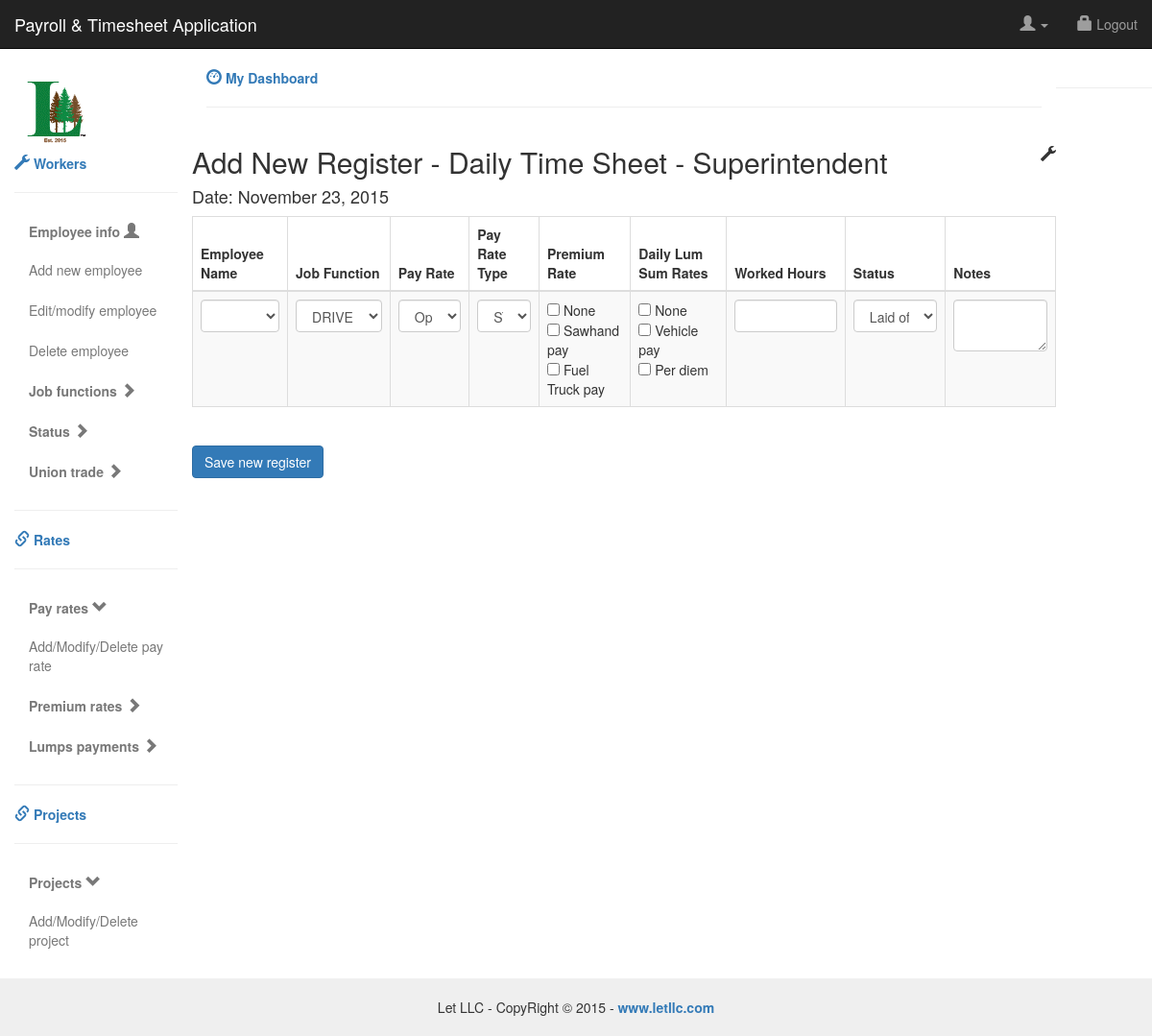
The page /add_daily_data_form.php on the database its author committed.
### tables this page shows
CREATE TABLE `premium_rate` (
  `premium_rate_id` int(11) NOT NULL AUTO_INCREMENT,
  `premium_rate_type` varchar(45) DEFAULT NULL,
  `premium_rate_amount` varchar(45) DEFAULT NULL,
  PRIMARY KEY (`premium_rate_id`)
);

CREATE TABLE `daily_lump_sum_rate` (
  `daily_lump_sum_rate_id` int(11) NOT NULL AUTO_INCREMENT,
  `daily_lump_sum_type` varchar(45) DEFAULT NULL,
  `daily_lump_sum_amount` varchar(45) DEFAULT NULL,
  PRIMARY KEY (`daily_lump_sum_rate_id`)
);

### add_daily_data_form.php (the view, shortened to what this page needs)
<?php
$result2 = mysql_query("SELECT job_function_type
                       FROM job_function");
$result3 = mysql_query("SELECT pay_rate_type
                       FROM pay_rate");
$result6 = mysql_query("SELECT status_type
                       FROM status");
?>
<!DOCTYPE html>
<html lang="en">
	<head>
		<link href="css/styles.css" rel="stylesheet">
                <link href="css/bootstrap.min.css" rel="stylesheet">
                <link href="http://maxcdn.bootstrapcdn.com/bootstrap/3.2.0/css/bootstrap.min.css" rel="stylesheet" type="text/css" />
                <link href="http://cdnjs.cloudflare.com/ajax/libs/bootstrap-datepicker/1.3.0/css/datepicker.css" rel="stylesheet" type="text/css" />
	</head>
	<body>
<div id="top-nav" class="navbar navbar-inverse navbar-static-top">
    <div class="container-fluid">
        <div class="navbar-header">
            <a class="navbar-brand" href="#">Payroll & Timesheet Application</a>
        </div>
        <div class="navbar-collapse collapse">
            <ul class="nav navbar-nav navbar-right">
                <li class="dropdown">
                    <a class="dropdown-toggle" role="button" data-toggle="dropdown" href="#"><i class="glyphicon glyphicon-user"></i> <?php echo $_SESSION['user_id']; ?> <span class="caret"></span></a>
                </li>
                <li><a href="#"><i class="glyphicon glyphicon-lock"></i> Logout</a></li>
            </ul>
        </div>
    </div>
</div>
<div class="container-fluid">
    <div class="row">
        <div class="col-sm-2">
             <img src="let-logo.png" /><br/>
            <a href="#"><strong><i class="glyphicon glyphicon-wrench"></i> Workers</strong></a>
            <hr>
            <ul class="nav nav-stacked">
                <li class="nav-header"> <a href="#" data-toggle="collapse" data-target="#menu1"><strong>Employee info</strong> <i class="glyphicon glyphicon-user"></i></a>
                    <ul class="nav nav-stacked collapse in" id="menu1">
                        <li class="active"> <a href="add_employee_form.php">Add new employee</a></li>
                        <li class="active"> <a href="edit_employee_table.php">Edit/modify employee</a></li>
                        <li class="active"> <a href="delete_employee_table.php">Delete employee</a></li>
                    </ul>
                </li>
                <li class="nav-header"> <a href="#" data-toggle="collapse" data-target="#menu2"><strong>Job functions</strong> <i class="glyphicon glyphicon-chevron-right"></i></a>
                </li>
                <li class="nav-header">
                    <a href="#" data-toggle="collapse" data-target="#menu3"><strong>Status</strong> <i class="glyphicon glyphicon-chevron-right"></i></a>
                </li>
                <li class="nav-header">
                    <a href="#" data-toggle="collapse" data-target="#menu4"><strong>Union trade</strong> <i class="glyphicon glyphicon-chevron-right"></i></a>
                </li>
            </ul>
            <hr>
            <a href="#"><strong><i class="glyphicon glyphicon-link"></i> Rates</strong></a>
            <hr>
            <ul class="nav nav-stacked">
                <li class="nav-header"> <a href="#" data-toggle="collapse" data-target="#menu5"><strong>Pay rates</strong> <i class="glyphicon glyphicon-chevron-down"></i></a>
                    <ul class="nav nav-stacked collapse in" id="menu5">
                        <li class="active"> <a href="add_pay_rate_table.php">Add/Modify/Delete pay rate</a></li>
                    </ul>
                </li>
                <li class="nav-header"> <a href="#" data-toggle="collapse" data-target="#menu6"><strong>Premium rates</strong> <i class="glyphicon glyphicon-chevron-right"></i></a>
                </li>
                <li class="nav-header">
                    <a href="#" data-toggle="collapse" data-target="#menu7"><strong>Lumps payments</strong> <i class="glyphicon glyphicon-chevron-right"></i></a>
                </li>
            </ul>
           <hr>
            <a href="#"><strong><i class="glyphicon glyphicon-link"></i> Projects</strong></a>
            <hr>
            <ul class="nav nav-stacked">
                <li class="nav-header"> <a href="#" data-toggle="collapse" data-target="#menu5"><strong>Projects</strong> <i class="glyphicon glyphicon-chevron-down"></i></a>
                    <ul class="nav nav-stacked collapse in" id="menu5">
                        <li class="active"> <a href="add_project_table.php">Add/Modify/Delete project</a></li>
                    </ul>
                </li>
            </ul>
        </div>
        <div class="col-sm-9">
            <a href="dashboard.php"><strong><i class="glyphicon glyphicon-dashboard"></i> My Dashboard</strong></a>
            <hr>
            <div class="row">
                <div class="col-md-14">
                    <div class="panel-title">
                        <i class="glyphicon glyphicon-wrench pull-right"></i>
                        <h2>Add New Register - Daily Time Sheet - Superintendent</h2>
                        <h4>Date: <?php echo date("F j, Y");?> </h4>
                    </div>
                    <form onsubmit='return verificar();' action="add_daily_data.php" method="post" name="daily_data">
                    <table class="table table-striped table-bordered table-hover">
                            <thead>
                                <tr>
                                    <th>Employee Name</th>
                                    <th>Job Function</th>
                                    <th>Pay Rate</th>
                                    <th>Pay Rate Type</th>
                                    <th>Premium Rate</th>
                                    <th>Daily Lum Sum Rates</th>
                                    <th>Worked Hours</th>
                                    <th>Status</th>
                                    <th>Notes</th>
                                </tr>
                            </thead>
                            <tbody>
                                <tr>
                                    <td><?php  ?>
                                    <select name="employee" class="form-control">
                                        </select>
                                    </td>
                                    <td>
                                        <select name="job_function" class="form-control">
                                        <?php
                                        while($row2 = mysql_fetch_array($result2, MYSQL_ASSOC))
                                            {
                                                echo "<option>{$row2['job_function_type']}</option>";
                                            }
                                        ?>
                                        </select>
                                    </td>
                                    <td>
                                         <select name="pay_rate" class="form-control">
                                        <?php
                                        while($row3 = mysql_fetch_array($result3, MYSQL_ASSOC))
                                            {
                                                echo "<option>{$row3['pay_rate_type']}</option>";
                                            }
                                        ?>
                                         </select>
                                    </td>
                                    <td>
                                         <select name="pay_rate_type" class="form-control">
                                                <option>ST</option>
                                         </select>
                                    </td>
                                    <td>
                                        <?php
                                            $query = "SELECT * from premium_rate;";
                                            $result1 = mysql_query($query);
                                            while($row1 = mysql_fetch_array($result1, MYSQL_ASSOC))
                                            {
                                                $value = $row1['premium_rate_type'];
                                                echo "<input type='checkbox' name='daily_premium_rate[]' value='$value'/> {$row1['premium_rate_type']}<br>";
                                                }
                                            ?>
                                    </td>
                                    <td>
                                         <?php
                                            $query = "SELECT * from daily_lump_sum_rate;";
                                            $result1 = mysql_query($query);
                                            while($row1 = mysql_fetch_array($result1, MYSQL_ASSOC))
                                            {
                                                $value = $row1['daily_lump_sum_type'];
                                                echo "<input type='checkbox' name='daily_lump_sum_rate[]' value='$value'/> {$row1['daily_lump_sum_type']}<br>";
                                                }
                                            ?>
                                    </td>
                                    <td>
                                        <input name="worked_hours" type="text" class="form-control">
                                    </td>
                                    <td>
                                         <select name="status" class="form-control">
                                         <?php
                                        while($row6 = mysql_fetch_array($result6, MYSQL_ASSOC))
                                            {
                                                echo "<option>{$row6['status_type']}</option>";
                                            }
                                        ?>
                                    </td>
                                    <td>
                                        <textarea class="form-control" name="notes"></textarea>
                                    </td>
                                </tr>
                            </tbody>
                        </table>
                        <div class="control-group">
                            <div class="controls">
                                <button type="submit" class="btn btn-primary">
                                    Save new register
                                </button>
                            </div>
                        </div>
                    </form>
                    </div>
                </div>
            </div>
            <hr>
        </div>
    </div>
<footer class="text-center">Let LLC - CopyRight © 2015 - <a href="http://www.letllc.com"><strong>www.letllc.com</strong></a></footer>
	</body>
</html>

### css/styles.css (style rules this page uses)
.navbar-static-top { margin-bottom:20px; }
i { font-size:16px; }
.nav > li > a { color:#787878; }
footer { margin-top:20px; padding-top:20px; padding-bottom:20px; background-color:#efefef; }

### rows shown on the page
premium_rate: premium_rate_type "None"
premium_rate: premium_rate_type "Sawhand pay"
premium_rate: premium_rate_type "Fuel Truck pay"
daily_lump_sum_rate: daily_lump_sum_type "None"
daily_lump_sum_rate: daily_lump_sum_type "Vehicle pay"
daily_lump_sum_rate: daily_lump_sum_type "Per diem"

### other values the page prints
form field job_function "DRIVER"
form field pay_rate "Op Gr 1 ST"
form field status "Laid off"
